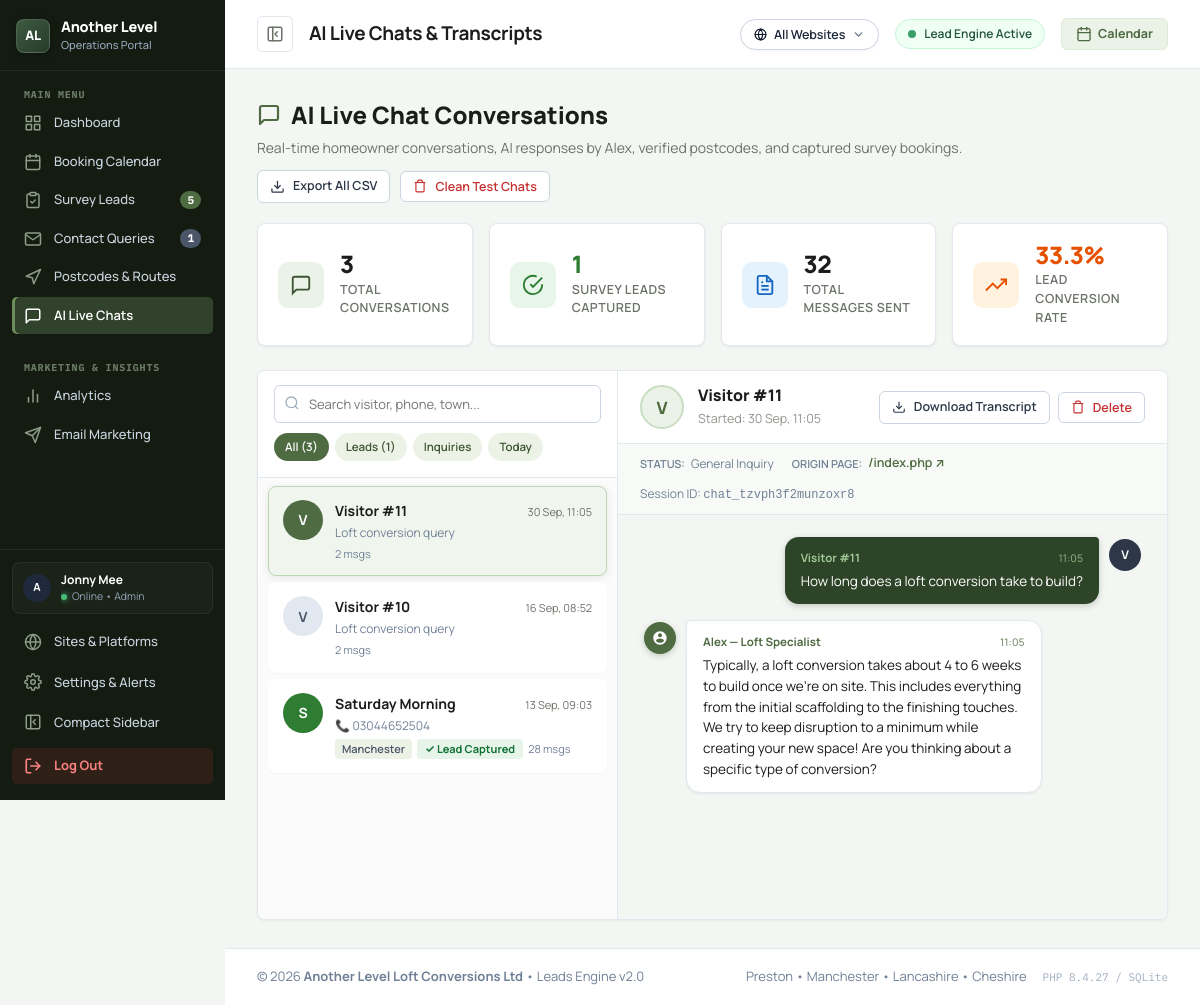
The page /panel/live-chats.php (signed in) on the database its author committed.
### tables this page shows
CREATE TABLE settings (
            key TEXT PRIMARY KEY,
            value TEXT NOT NULL,
            updated_at DATETIME DEFAULT CURRENT_TIMESTAMP
        );

CREATE TABLE chat_conversations (
                id INTEGER PRIMARY KEY AUTOINCREMENT,
                session_id TEXT NOT NULL,
                user_name TEXT,
                user_phone TEXT,
                user_email TEXT,
                user_postcode TEXT,
                message_count INTEGER DEFAULT 0,
                lead_captured INTEGER DEFAULT 0,
                source_page TEXT,
                transcript TEXT,
                created_at DATETIME DEFAULT CURRENT_TIMESTAMP,
                updated_at DATETIME DEFAULT CURRENT_TIMESTAMP
            , user_address TEXT, area_town TEXT, site_id INTEGER DEFAULT 1);

### panel/live-chats.php (the view, shortened to what the rows shown need)
<?php
require_once __DIR__ . '/includes/auth.php';
$db = getDB();
$panelBotName = getSetting('ai_chat_name', 'Alex — Loft Specialist');
$cleanBotName = preg_replace('/[—–\-].*$/u', '', $panelBotName);
$cleanBotName = trim(preg_replace('/\s+/', ' ', (string)$cleanBotName));
$panelBotFirstName = !empty($cleanBotName) ? explode(' ', $cleanBotName)[0] : 'Alex';
$searchQuery = trim($_GET['q'] ?? '');
$filterType = trim($_GET['filter'] ?? 'all');
$whereClauses = [];
$queryParams = [];
$whereSql = !empty($whereClauses) ? "WHERE " . implode(" AND ", $whereClauses) : "";
$sql = "SELECT * FROM chat_conversations {$whereSql} ORDER BY id DESC";
$stmt = $db->prepare($sql);
$stmt->execute($queryParams);
$conversations = $stmt->fetchAll(PDO::FETCH_ASSOC);
$hasSelectedChat = isset($_GET['id']) && (int)$_GET['id'] > 0;
$selectedChat = null;
if (!$selectedChat && !empty($conversations)) {
    $selectedChat = $conversations[0];
}
$transcriptMessages = [];
if ($selectedChat) {
    $rawTranscript = $selectedChat['transcript'] ?? '[]';
    $transcriptMessages = json_decode($rawTranscript, true);
}
$pageTitle = "AI Live Chats & Transcripts";
require_once __DIR__ . '/includes/header.php';
?>
<div class="panel-header-actions" style="display:flex;align-items:center;justify-content:space-between;margin-bottom:20px;flex-wrap:wrap;gap:12px">
  <div>
    <h1 style="font-size:24px;font-weight:800;color:var(--p-text);margin-bottom:4px;display:flex;align-items:center;gap:10px">
      <svg viewBox="0 0 24 24" width="24" height="24" fill="none" stroke="currentColor" stroke-width="2.2" stroke-linecap="round" stroke-linejoin="round" style="color:var(--p-primary)"><path d="M21 15a2 2 0 0 1-2 2H7l-4 4V5a2 2 0 0 1 2-2h14a2 2 0 0 1 2 2z"></path></svg>
      AI Live Chat Conversations
    </h1>
    <p style="font-size:14px;color:var(--p-text-muted)">
      Real-time homeowner conversations, AI responses by <?php echo htmlspecialchars($panelBotFirstName); ?>, verified postcodes, and captured survey bookings.
    </p>
  </div>
</div>
<div class="chat-split-container <?php echo $hasSelectedChat ? 'has-active-mobile' : 'hide-active-mobile'; ?>">
  <div class="chat-list-pane">
    <div class="chat-items-scroll">
      <?php if (empty($conversations)): ?>
        <div style="text-align:center;padding:40px 20px;color:#A0AEC0;font-size:13px">
          <svg viewBox="0 0 24 24" width="36" height="36" fill="none" stroke="currentColor" stroke-width="1.5" style="margin:0 auto 10px;display:block;opacity:0.6"><path d="M21 15a2 2 0 0 1-2 2H7l-4 4V5a2 2 0 0 1 2-2h14a2 2 0 0 1 2 2z"></path></svg>
          No conversations found matching filters.
        </div>
      <?php else: ?>
        <?php foreach ($conversations as $c):
          $isActive = $selectedChat && (int)$selectedChat['id'] === (int)$c['id'];
          $hasLead = (int)($c['lead_captured'] ?? 0) === 1;
          $cName = !empty($c['user_name']) ? $c['user_name'] : 'Visitor #' . $c['id'];
          $initial = strtoupper(substr(trim($cName), 0, 1));
          $msgCount = (int)($c['message_count'] ?? 0);
          $timeAgo = date('d M, H:i', strtotime($c['created_at']));
        ?>
          <a href="live-chats.php?id=<?php echo $c['id']; ?><?php echo !empty($searchQuery) ? '&q=' . urlencode($searchQuery) : ''; ?><?php echo $filterType !== 'all' ? '&filter=' . urlencode($filterType) : ''; ?>" class="chat-conv-item <?php echo $isActive ? 'active' : ''; ?> <?php echo $hasLead ? 'has-lead' : ''; ?>">
            <div class="chat-conv-avatar">
              <?php echo $initial ?: '#'; ?>
            </div>
            <div class="chat-conv-meta">
              <div class="chat-conv-top">
                <span class="chat-conv-name" title="<?php echo htmlspecialchars($cName); ?>">
                  <?php echo htmlspecialchars($cName); ?>
                </span>
                <span class="chat-conv-time"><?php echo $timeAgo; ?></span>
              </div>
              <div style="font-size:12px;color:#718096;white-space:nowrap;overflow:hidden;text-overflow:ellipsis">
                <?php if (!empty($c['user_phone'])): ?>
                  <span>📞 <?php echo htmlspecialchars($c['user_phone']); ?></span>
                <?php else: ?>
                  <span>Loft conversion query</span>
                <?php endif; ?>
              </div>
              <div class="chat-conv-sub">
                <?php if (!empty($c['area_town'])): ?>
                  <span class="chat-badge-town"><?php echo htmlspecialchars($c['area_town']); ?></span>
                <?php elseif (!empty($c['user_postcode'])): ?>
                  <span class="chat-badge-town"><?php echo htmlspecialchars($c['user_postcode']); ?></span>
                <?php endif; ?>
                <?php if ($hasLead): ?>
                  <span class="chat-badge-lead">✓ Lead Captured</span>
                <?php endif; ?>
                <span class="chat-badge-count"><?php echo $msgCount; ?> msgs</span>
              </div>
            </div>
          </a>
        <?php endforeach; ?>
      <?php endif; ?>
    </div>
  </div>
  <div class="chat-viewer-pane">
    <?php if ($selectedChat):
      $vName = !empty($selectedChat['user_name']) ? $selectedChat['user_name'] : 'Visitor #' . $selectedChat['id'];
      $vSource = $selectedChat['source_page'] ?? '';
      $isCaptured = (int)($selectedChat['lead_captured'] ?? 0) === 1;
    ?>
      <div class="chat-viewer-header">
        <div class="chat-viewer-visitor">
          <div class="chat-viewer-avatar-large">
            <?php echo strtoupper(substr($vName, 0, 1)) ?: '#'; ?>
          </div>
          <div style="flex:1;min-width:0">
            <div style="display:flex;align-items:center;gap:7px;flex-wrap:wrap">
              <div class="chat-viewer-name" style="word-break:break-word"><?php echo htmlspecialchars($vName); ?></div>
            </div>
            <div class="chat-viewer-details">
              <span style="opacity:0.75">Started: <?php echo date('d M, H:i', strtotime($selectedChat['created_at'])); ?></span>
            </div>
          </div>
        </div>
        <div class="chat-viewer-actions chat-viewer-actions-desktop">
          <a href="live-chats.php?export_txt=<?php echo $selectedChat['id']; ?>" class="btn btn-secondary btn-sm chat-btn-download" title="Download Plain Text Transcript">
            <svg viewBox="0 0 24 24" width="14" height="14" fill="none" stroke="currentColor" stroke-width="2"><path d="M21 15v4a2 2 0 0 1-2 2H5a2 2 0 0 1-2-2v-4"></path><polyline points="7 10 12 15 17 10"></polyline><line x1="12" y1="15" x2="12" y2="3"></line></svg>
            <span>Download Transcript</span>
          </a>
          <form method="POST" action="live-chats.php" class="js-confirm-form"
                data-confirm-title="Delete Chat Conversation?"
                data-confirm-message="Permanently delete the conversation transcript with <?php echo htmlspecialchars(addslashes($vName)); ?>? This action cannot be undone."
                data-confirm-btn="Yes, Delete"
                data-confirm-type="danger"
                style="margin:0">
            <button type="submit" class="btn btn-secondary btn-sm chat-btn-delete" style="color:#C53030" title="Permanently delete this conversation">
              <svg viewBox="0 0 24 24" width="14" height="14" fill="none" stroke="currentColor" stroke-width="2"><polyline points="3 6 5 6 21 6"></polyline><path d="M19 6v14a2 2 0 0 1-2 2H7a2 2 0 0 1-2-2V6m3 0V4a2 2 0 0 1 2-2h4a2 2 0 0 1 2 2v2"></path></svg>
              <span>Delete</span>
            </button>
          </form>
        </div>
      </div>
      <div class="chat-dossier-bar">
        <div style="display:flex;align-items:center;gap:18px;flex-wrap:wrap">
          <div class="dossier-item">
            <span class="dossier-label">Status:</span>
            <?php if ($isCaptured): ?>
              <span class="chat-badge-lead">✓ Lead Auto-Captured</span>
            <?php else: ?>
              <span style="color:#718096;font-size:12px">General Inquiry</span>
            <?php endif; ?>
          </div>
          <?php if (!empty($vSource)): ?>
            <div class="dossier-item">
              <span class="dossier-label">Origin Page:</span>
              <a href="<?php echo htmlspecialchars(getSitePageUrl($selectedChat['site_id'] ?? 1, $vSource)); ?>" target="_blank" style="color:var(--p-primary);font-weight:600">
                <?php echo htmlspecialchars($vSource); ?> &nearr;
              </a>
            </div>
          <?php endif; ?>
        </div>
        <div style="font-size:12px;color:#718096">
          Session ID: <code><?php echo htmlspecialchars($selectedChat['session_id']); ?></code>
        </div>
      </div>
      <div class="chat-stream-body" id="chatStreamScroll">
        <?php if (empty($transcriptMessages)): ?>
          <div style="text-align:center;padding:50px 20px;color:#A0AEC0">
            No message exchange logged for this session.
          </div>
        <?php else: ?>
          <?php
          foreach ($transcriptMessages as $msg):
            $isBot = ($msg['sender'] ?? '') === 'bot';
            $senderLabel = $isBot ? htmlspecialchars($panelBotName) : $vName;
            $msgTime = !empty($msg['time']) ? date('H:i', strtotime($msg['time'])) : '';
            $text = trim($msg['text'] ?? '');
            $formattedText = preg_replace('/\*\*(.*?)\*\*/', '<strong>$1</strong>', htmlspecialchars($text));
            $formattedText = nl2br($formattedText);
          ?>
            <div class="chat-bubble-row <?php echo $isBot ? 'bot-row' : 'user-row'; ?>">
              <div class="bubble-avatar <?php echo $isBot ? 'bot' : 'user'; ?>">
                <?php if ($isBot): ?>
                  <svg width="16" height="16" viewBox="0 0 24 24" fill="currentColor"><path d="M12 2C6.48 2 2 6.48 2 12s4.48 10 10 10 10-4.48 10-10S17.52 2 12 2zm0 3c1.66 0 3 1.34 3 3s-1.34 3-3 3-3-1.34-3-3 1.34-3 3-3zm0 14.2c-2.5 0-4.71-1.28-6-3.22.03-1.99 4-3.08 6-3.08 1.99 0 5.97 1.09 6 3.08-1.29 1.94-3.5 3.22-6 3.22z"/></svg>
                <?php else: ?>
                  <?php echo strtoupper(substr($vName, 0, 1)) ?: 'U'; ?>
                <?php endif; ?>
              </div>
              <div class="chat-bubble">
                <div class="chat-bubble-sender">
                  <span><?php echo htmlspecialchars($senderLabel); ?></span>
                  <span class="chat-bubble-time"><?php echo $msgTime; ?></span>
                </div>
                <div class="chat-bubble-text"><?php echo $formattedText; ?></div>
              </div>
            </div>
          <?php endforeach; ?>
        <?php endif; ?>
      </div>
    <?php endif; ?>
  </div>
</div>
<?php require_once __DIR__ . '/includes/footer.php'; ?>

### panel/includes/header.php (shortened to what the rows shown need)
<?php
require_once __DIR__ . '/auth.php';
require_once __DIR__ . '/sites.php';
$currentUser = getCurrentUser();
?>
<!DOCTYPE html>
<html lang="en">
<head>
  <link rel="stylesheet" href="css/panel.css?v=<?php echo time(); ?>">
</head>
<body class="panel-body">
<div class="panel-wrapper">
  <aside class="panel-sidebar" id="panelSidebar">
    <div class="sidebar-footer">
      <div class="sidebar-user-mini" style="display:flex;align-items:center;gap:10px;padding:8px 10px;margin-bottom:8px;border-radius:8px;background:rgba(255,255,255,0.03);border:1px solid rgba(255,255,255,0.06);">
        <div class="user-avatar" style="width:28px;height:28px;font-size:11px;background:#1E293B;color:#FFFFFF;border-radius:50%;display:flex;align-items:center;justify-content:center;font-weight:700;flex-shrink:0;">
          <?php echo strtoupper(substr($currentUser['username'] ?? 'J', 0, 1)); ?>
        </div>
        <div style="flex:1;min-width:0;overflow:hidden">
          <div style="font-size:12px;font-weight:700;color:#FFFFFF;white-space:nowrap;overflow:hidden;text-overflow:ellipsis">
            <?php echo htmlspecialchars($currentUser['full_name'] ?? 'Jonny Mee'); ?>
          </div>
          <div style="font-size:10.5px;color:#94A3B8;display:flex;align-items:center;gap:5px">
            <span class="status-dot-green"></span> Online &bull; Admin
          </div>
        </div>
      </div>
    </div>
  </aside>
  <div class="panel-main">
    <header class="panel-topbar">
      <div class="topbar-left">
        <div class="mobile-topbar-brand">
          <div>
            <h1 class="topbar-title">
              <span class="topbar-title-full"><?php echo htmlspecialchars($pageTitle); ?></span>
            </h1>
          </div>
        </div>
      </div>
    </header>
    <main class="panel-content">

### rows shown on the page
settings: value "Alex", value "Alex — Loft Specialist"
chat_conversations: user_name+id "V", cName "Visitor #11", created_at "30 Sep, 11:05", shows "Loft conversion query", message_count "2", vName "Visitor #11", source_page "/index.php", session "chat_tzvph3f2munzoxr8", senderLabel "Visitor #11"
chat_conversations: user_name+id "V", cName "Visitor #10", created_at "16 Sep, 08:52", shows "Loft conversion query", message_count "2"
chat_conversations: user_name "S", user_name "Saturday Morning", created_at "13 Sep, 09:03", user_phone "03044652504", area_town "Manchester", lead_captured "✓ Lead Captured", message_count "28"

### other values the page prints
$newBookingsCount "5"
$newContactsCount "1"
substr($currentUser['username'] ?? 'J', 0, 1) "A"
$currentUser['full_name'] "Jonny Mee"
$pageTitle "AI Live Chats & Transcripts"
$statsTotalChats "3"
$statsCapturedLeads "1"
$statsTotalMessages "32"
$conversionRate "33.3"
$msgTime "11:05"
phpversion() "8.4.27"
